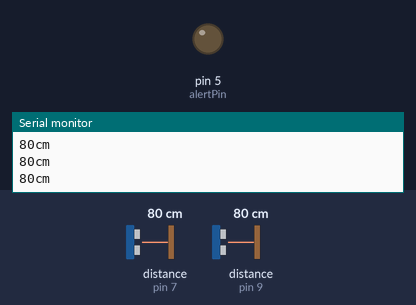
Simulated run of this sketch. Board: Arduino Uno, built with avr-gcc and run on an emulated ATmega328P. On the bench: output pins drawn as LEDs (lit = HIGH), the last lines printed to the serial monitor. The test bench sets the inputs (shaded band); at power-on: distance to the obstacle (sensors on pin 7, pin 9) 80 cm.

Above: at 1.2 s.
1.3 s: distance to the obstacle (sensor on pin 7) set to 66 cm
2.8 s: distance to the obstacle (sensor on pin 7) set to 57 cm
At 3.7 s:
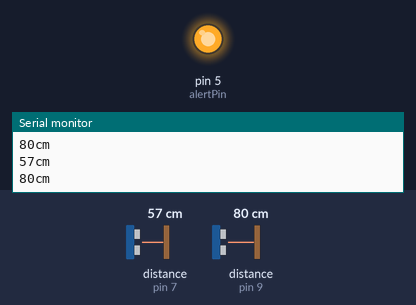
Timing chart, 0 to 5.8 s (numbered marks = the images above; inputs shaded):
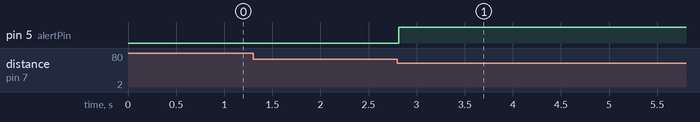

The sketch:

MultipleUltrasonicSensors.ino
```cpp
// (licence header left out)
const int alertPin = 5;
const int limitDistance = 60;


#include <Ultrasonic.h>


Ultrasonic ultrasonic1(6, 7);	// An ultrasonic sensor HC-04
Ultrasonic ultrasonic2(8, 9);  // An ultrasonic sensor HC-04


void setup() {
  Serial.begin(9600); // Starting Serial Terminal
  pinMode(alertPin, OUTPUT);
}

void loop() {


  long dist1 = ultrasonic1.read();
  long dist2 = ultrasonic2.read();
  //  while (dist1 <= limitDistance || dist2 <= limitDistance ) {
  while (ultrasonic1.read() <= limitDistance || ultrasonic2.read() <= limitDistance ) {

    digitalWrite(alertPin, HIGH);
    Serial.print(ultrasonic1.read());
    Serial.print("cm");
    Serial.println();
    Serial.print(ultrasonic2.read());
    Serial.print("cm");
    Serial.println();
    dist1 = ultrasonic1.read();
    dist2 = ultrasonic2.read();
  }

  digitalWrite(alertPin, LOW);
  Serial.print(ultrasonic1.read());
  Serial.print("cm");
  Serial.println();
  Serial.print(ultrasonic2.read());
  Serial.print("cm");
  Serial.println();
  delay(10);
}
```

Measured:
- the behaviour switches between 61 and 60 cm on distance to the obstacle (sensor on pin 7) (found by bisection; images 0 and 1)
- after the input at 2.8 s, pin 5 (alertPin): LOW → HIGH at once
